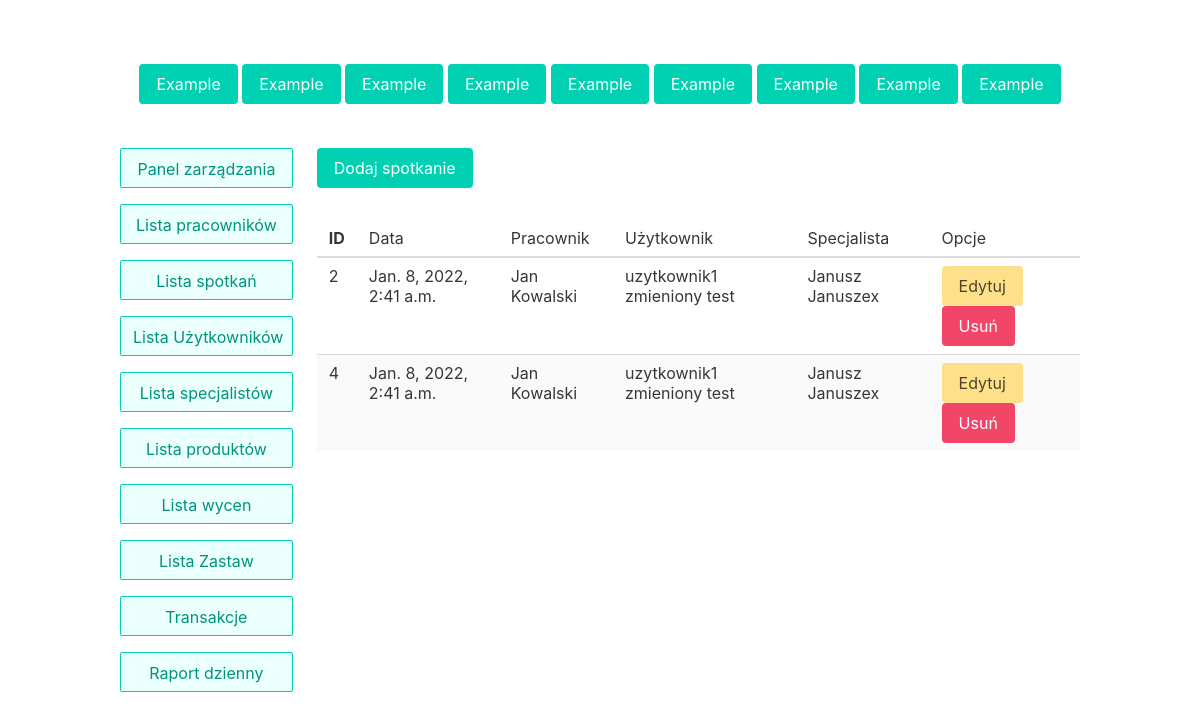
Before: /appointment_table with the older database file.
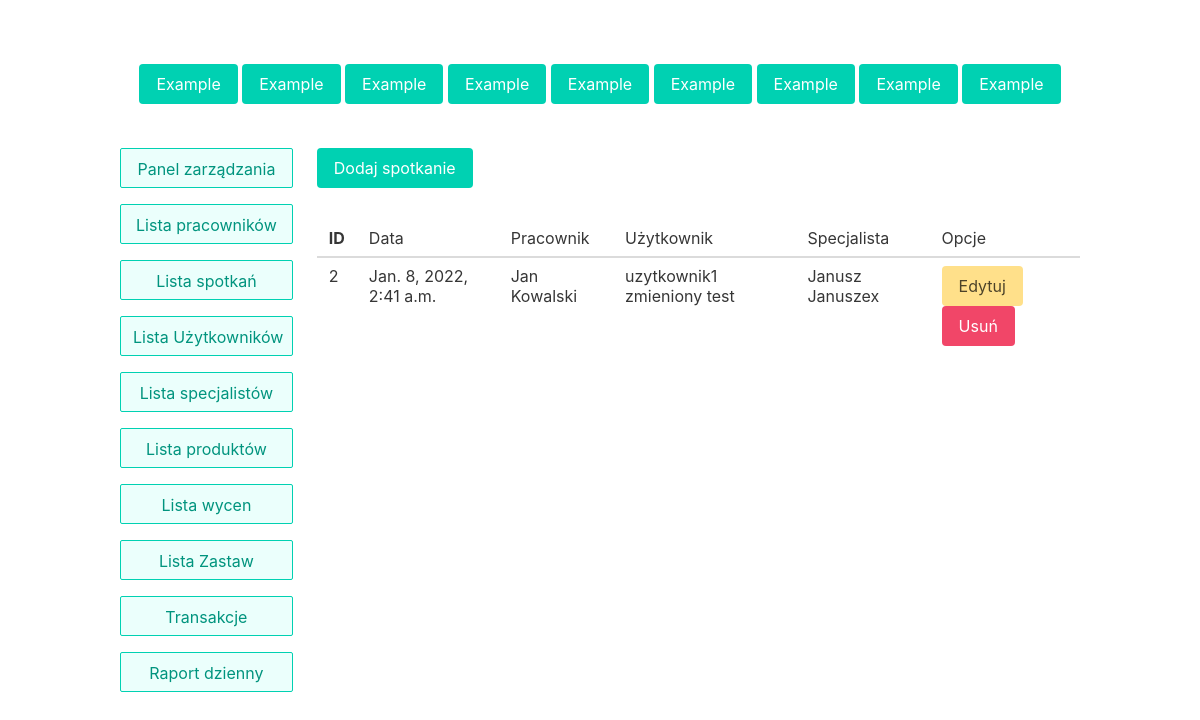
After: the same page with the newer database file.
### lombard/models.py (models this page shows)
class Appointment(models.Model):
    date = models.DateTimeField()
    employee = models.ForeignKey(Employee, on_delete=models.CASCADE, null=False, blank=False)
    user = models.ForeignKey(User, on_delete=models.CASCADE, null=False, blank=False)
    expert = models.ForeignKey(Expert, on_delete=models.CASCADE, null=True, blank=True)

class Employee(models.Model):
    user = models.OneToOneField(
        User,
        related_name='corresponding_user',
        on_delete=models.CASCADE,
        blank=False,
        null=False
    )
    pesel = models.BigIntegerField(null=False)
    is_boss = models.BooleanField(default=False)
    def __str__(self):
        return f'{self.user.name} {self.user.surname}'

class User(models.Model):
    name = models.CharField(max_length=255)
    surname = models.CharField(max_length=255)
    address = models.CharField(max_length=255)
    email = models.CharField(max_length=255)
    def __str__(self):
        return f'{self.name} {self.surname}'

class Expert(models.Model):
    name = models.CharField(max_length=255)
    surname = models.CharField(max_length=255)
    number = models.IntegerField()
    speciality = models.CharField(max_length=255)

### lombard/views.py (the view, shortened to what this page needs)
# urls.py: path('appointment_table', views.AppointmentTable.as_view(), name='appointment_table'),
class AppointmentTable(View):
    def get(self, request):
        appointments = list()
        for appointment in Appointment.objects.all():
            appointments.append(appointment)
        context = {
            'appointments': appointments
        }
        return render(request, 'appointment_table.html', context)

### templates/appointment_table.html (shortened to what this page needs)
{% extends 'main_page.html' %}
{% block content %}
<a href="appointment_add" class=" button is-primary my-4">Dodaj spotkanie</a>
<table class="table is-striped is-fullwidth">
    <thead>
        <tr>
            <th>ID</th>
            <td>Data</td>
            <td>Pracownik</td>
            <td>Użytkownik</td>
            <td>Specjalista</td>
            <td>Opcje</td>
        </tr>
    </thead>
    <tbody>
    {% for appointment in appointments %}
        <tr>
            <td>{{appointment.id}}</td>
            <td>{{appointment.date}}</td>
            <td>{{appointment.employee}}</td>
            <td>{{appointment.user}}</td>
            <td>{{appointment.expert.name}} {{appointment.expert.surname}}</td>
            <td><button type="submit" form="form" name="edit" value="{{appointment.id}}" class="button is-warning">Edytuj</button>
            <button type="submit" form="form" name="delete" value="{{appointment.id}}" class="button is-danger">Usuń</button></td>
        </tr>
    {% endfor %}
    </tbody>
</table>
{% endblock %}

Changed rows visible on the page:
removed Appointment: id "4", date "Jan. 8, 2022, 2:41 a.m.", employee "Jan Kowalski", user "uzytkownik1 zmieniony test", expert.name "Janusz", expert.surname "Januszex"
